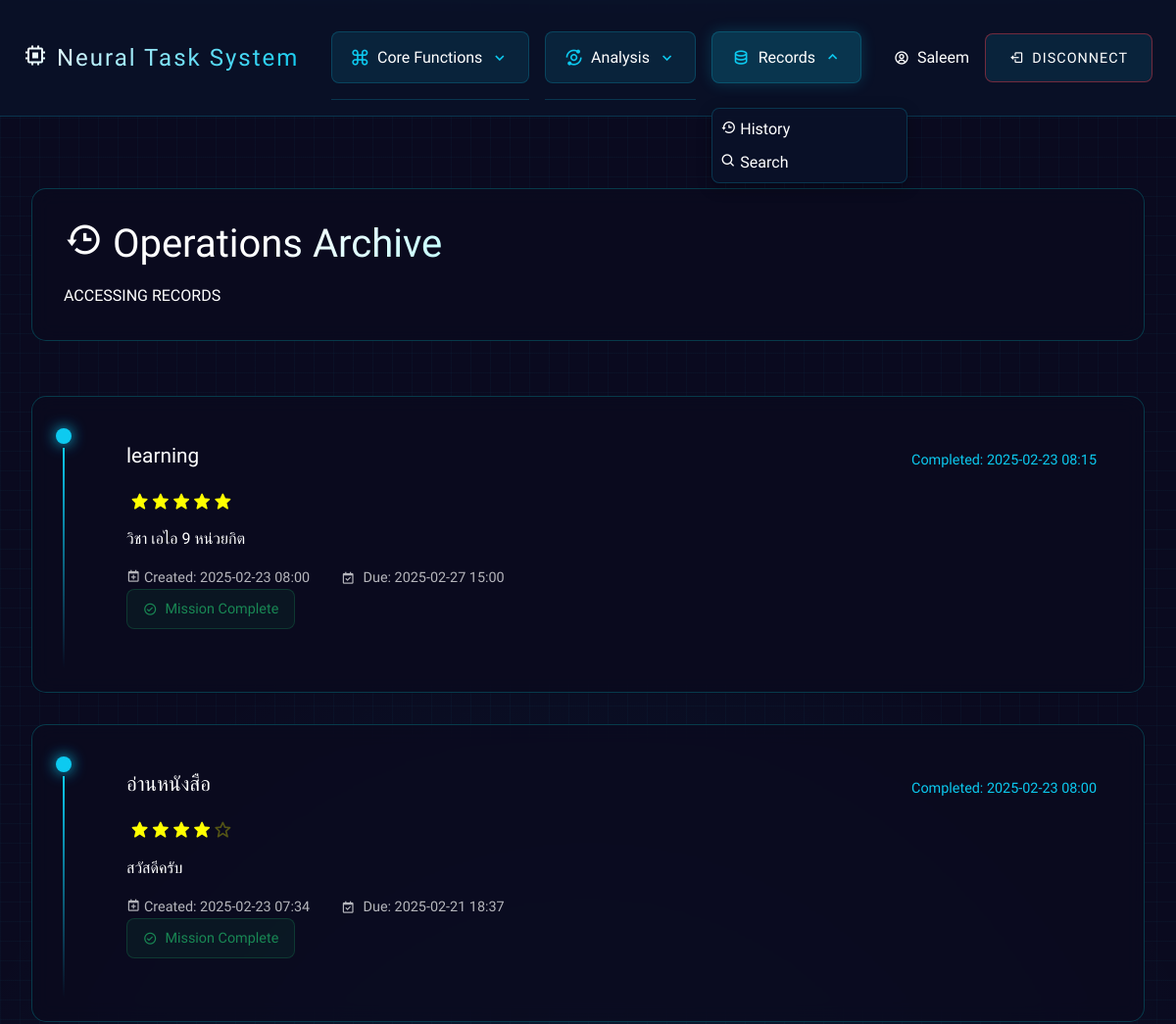
The app's page /history (signed in, upper part), older data.
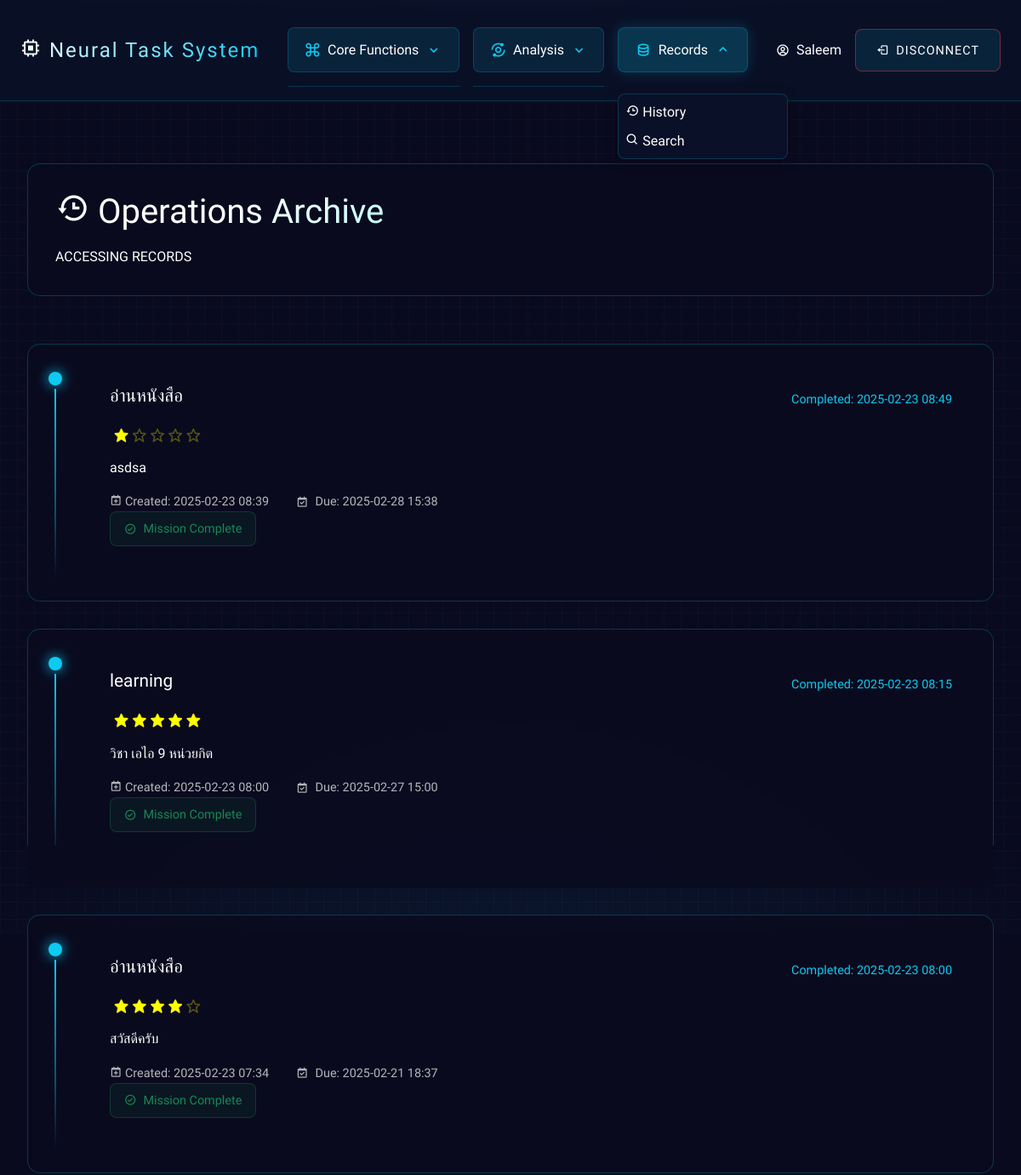
The same page, newer data.
### models.py (models this page shows, shortened)
class Task(db.Model):
    id = db.Column(db.Integer, primary_key=True)
    title = db.Column(db.String(255), nullable=False)
    description = db.Column(db.Text, nullable=True)
    completed = db.Column(db.Boolean, default=False)
    due_date = db.Column(db.DateTime, nullable=True)
    created_at = db.Column(db.DateTime, default=datetime.utcnow)
    completed_at = db.Column(db.DateTime, nullable=True)
    priority = db.Column(db.Integer, default=1)  # ตั้งค่าเริ่มต้นเป็น 1
    user_id = db.Column(db.Integer, db.ForeignKey("user.id"), nullable=False)
    user = db.relationship("User", backref=db.backref("tasks", lazy=True))

### routes.py (the view)
@app_routes.route("/history")
@login_required
def history():
    completed_tasks = (
        Task.query.filter_by(user_id=current_user.id, completed=True)
        .order_by(Task.completed_at.desc())
        .all()
    )
    return render_template("history.html", tasks=completed_tasks)

### app.py (called while the page is built)
@login_manager.user_loader
def load_user(user_id):
    return User.query.get(int(user_id))

### templates/history.html (shortened to what this page needs)
{% extends "base.html" %}
{% block content %}
<div class="cyber-interface">
    <div class="neo-container">
        <div class="ai-header mb-4">
            <h1 class="cyber-title">
                <i class='bx bx-history'></i> Operations Archive
            </h1>
            <div class="system-info">
                <span class="status-indicator">ACCESSING RECORDS</span>
            </div>
        </div>
        <div class="history-timeline">
            {% if tasks %}
                {% for task in tasks %}
                <div class="timeline-item matrix-card">
                    <div class="time-marker">
                        <div class="marker-dot"></div>
                        <div class="marker-line"></div>
                    </div>
                    <div class="timeline-content">
                        <div class="timeline-header">
                            <h3 class="task-title">{{ task.title }}</h3>
                            <span class="completion-time">
                                Completed: {{ task.completed_at.strftime('%Y-%m-%d %H:%M') }}
                            </span>
                        </div>
                        <div class="priority-stars mb-3">
                            {% for i in range(task.priority|int) %}
                            <i class='bx bxs-star'></i>
                            {% endfor %}
                            {% for i in range(5 - task.priority|int) %}
                            <i class='bx bx-star'></i>
                            {% endfor %}
                        </div>
                        <p class="task-description">{{ task.description }}</p>
                        <div class="task-meta">
                            <div class="time-info">
                                <div class="created-at">
                                    <i class='bx bx-calendar-plus'></i>
                                    <span>Created: {{ task.created_at.strftime('%Y-%m-%d %H:%M') }}</span>
                                </div>
                                <div class="due-date">
                                    <i class='bx bx-calendar-check'></i>
                                    <span>Due: {{ task.due_date.strftime('%Y-%m-%d %H:%M') }}</span>
                                </div>
                            </div>
                            <div class="completion-badge">
                                <i class='bx bx-check-circle'></i>
                                <span>Mission Complete</span>
                            </div>
                        </div>
                    </div>
                </div>
                {% endfor %}
            {% endif %}
        </div>
    </div>
</div>
{% endblock %}

Row changes from the older to the newer data that the page shows:
now on this page (row edited): Task: title "อ่านหนังสือ", completed_at "2025-02-23 08:49", priority 1 (drawn), description "asdsa", created_at "2025-02-23 08:39", due_date "2025-02-28 15:38"
